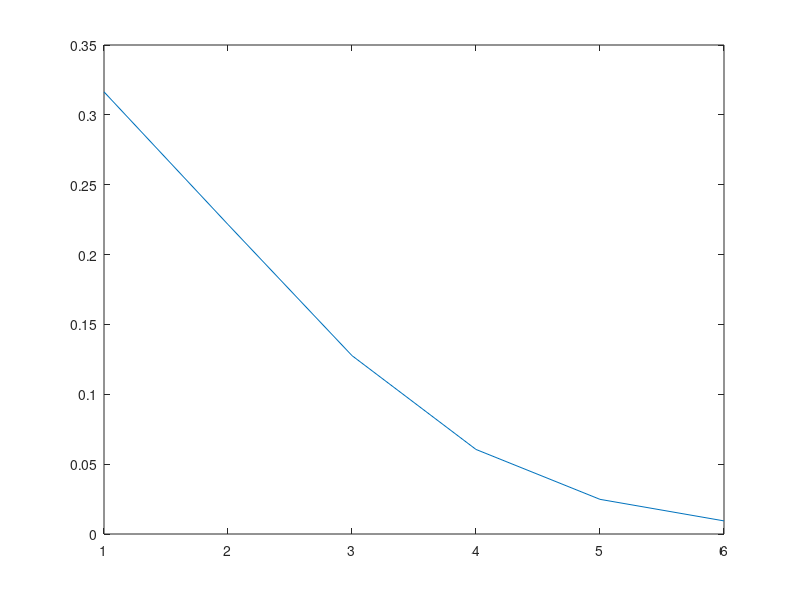

Source code (MATLAB):
y = @(x)x.^3 - 3*x + 2;
dy = @(x)3*x.^2 - x;
xold = -4;
xnew = 0;
err=0;
arrError=[];
counter=1;

while true
    xnew = xold - (y(xold)/dy(xold));
    err = abs(((xnew - xold)/xnew));

    arrError(counter)=err;
    
    if err<0.01
        break;
    end

    counter= counter + 1;
    xold=xnew;
end
disp(counter)
disp(xnew)
a=1:counter;
plot(a,arrError);